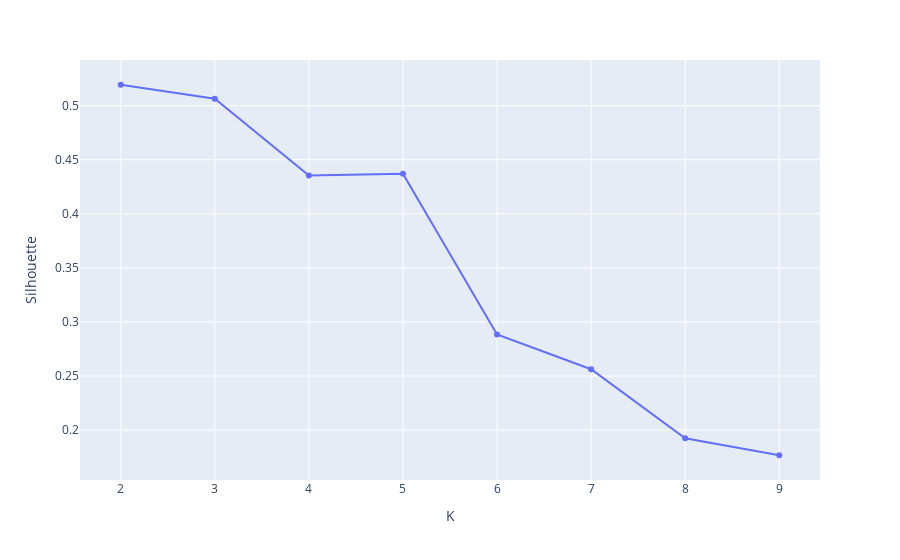

Notebook source saved alongside this figure:
### Code cell
silhouette_coefficients = []
for k in range(2, 10):
    kmeans = KMeans(n_clusters=k,init = 'k-means++', max_iter = 300, n_init = 10, random_state = 0);
    kmeans.fit(coord2);
    score = silhouette_score(coord2, kmeans.labels_);
    silhouette_coefficients.append(score);

aux = pd.DataFrame({"K" : range(2, 10),
                    "Silhouette" : silhouette_coefficients})
fig = px.line(aux, x='K', y='Silhouette',labels={'x':'Number of clusters', 'y':'Silhouette'},markers=True)
fig.show()

### Figure 1 — Plotly figure (JSON) as saved in the notebook; plotly's stock layout.template omitted (floating-point values rounded to 4 significant figures)
{"data": [{"hovertemplate": "K=%{x}<br>Silhouette=%{y}<extra></extra>", "legendgroup": "", "line": {"color": "#636efa", "dash": "solid"}, "marker": {"symbol": "circle"}, "mode": "lines+markers", "name": "", "orientation": "v", "showlegend": false, "type": "scatter", "x": [2, 3, 4, 5, 6, 7, 8, 9], "xaxis": "x", "y": [0.5193, 0.5063, 0.4355, 0.4371, 0.2884, 0.2563, 0.1924, 0.1767], "yaxis": "y"}], "layout": {"legend": {"tracegroupgap": 0}, "margin": {"t": 60}, "xaxis": {"anchor": "y", "domain": [0, 1], "title": {"text": "K"}}, "yaxis": {"anchor": "x", "domain": [0, 1], "title": {"text": "Silhouette"}}}}
